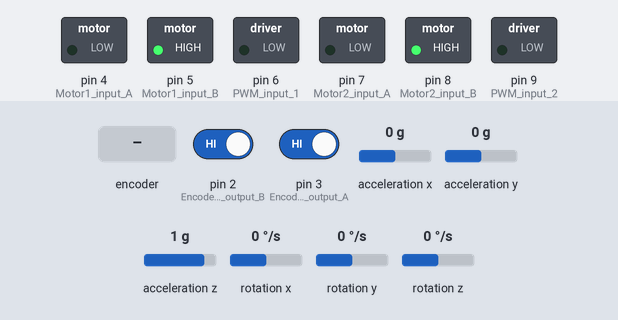
Recording of a sketch running on a simulated Arduino Uno, built with avr-gcc and run on an emulated ATmega328P. Parts: switched loads named in the sketch (green lamp = pin HIGH). The test bench sets the inputs (shaded band); at power-on: acceleration x 0 g, acceleration y 0 g, acceleration z 1 g, pin 2 (Encoder1_output_B) HIGH, pin 3 (Encoder1_output_A) HIGH, rotation x 0 °/s, rotation y 0 °/s, rotation z 0 °/s.

Above: at 8.2 s.
8.3 s: rotary encoder on pin 3 (Encoder1_output_A) / pin 2 (Encoder1_output_B) turned 1 step (first pin leading)
At 9.4 s:
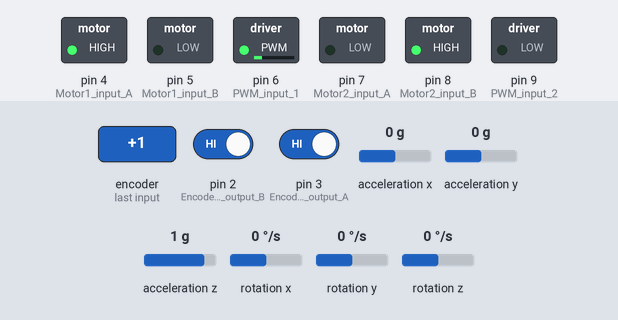
11.5 s: acceleration x set to 0.1 g
At 11.8 s:
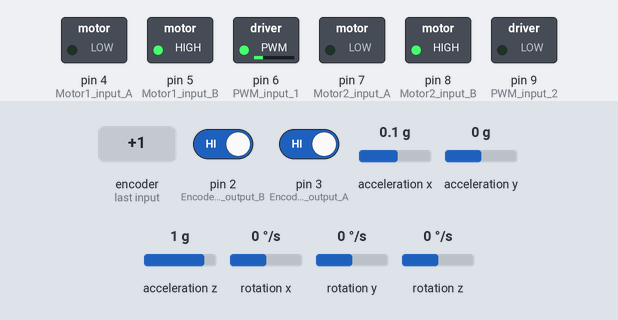
13.0 s: acceleration y set to -1.4 g
At 14.1 s:
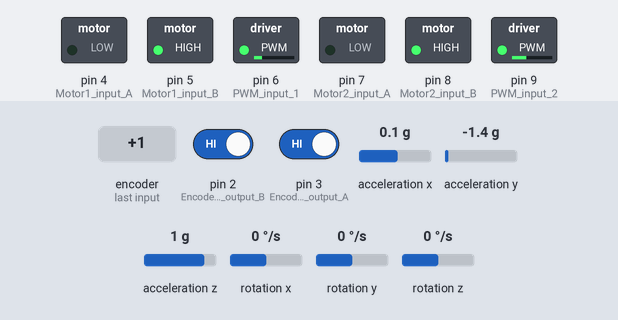
14.5 s: acceleration z set to -1.1 g
At 15.3 s:
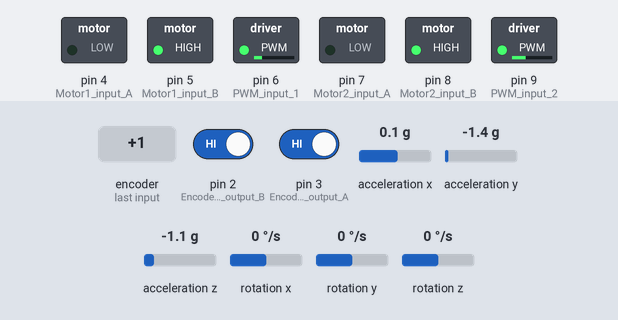
16.0 s: acceleration z set to -1.4 g
At 16.11 s:
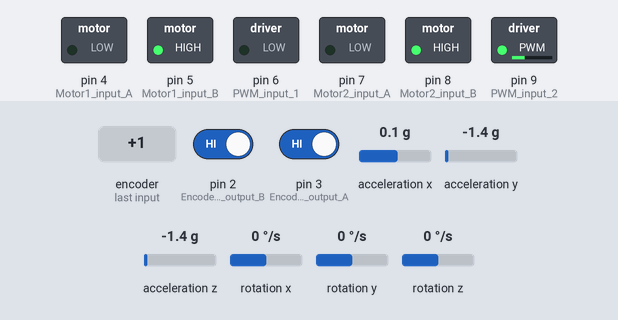
19.0 s: acceleration x set to -0.8 g
At 19.8 s:
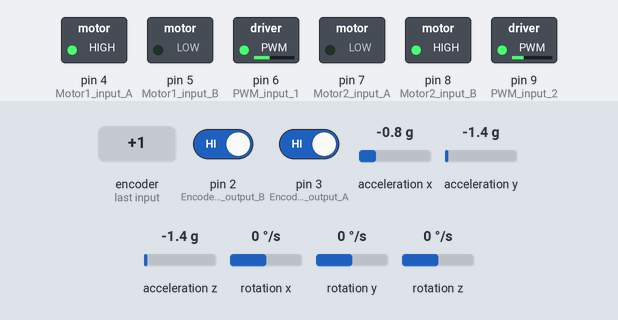
Timing chart, 0 to 21.5 s (numbered marks = the images above; inputs shaded):
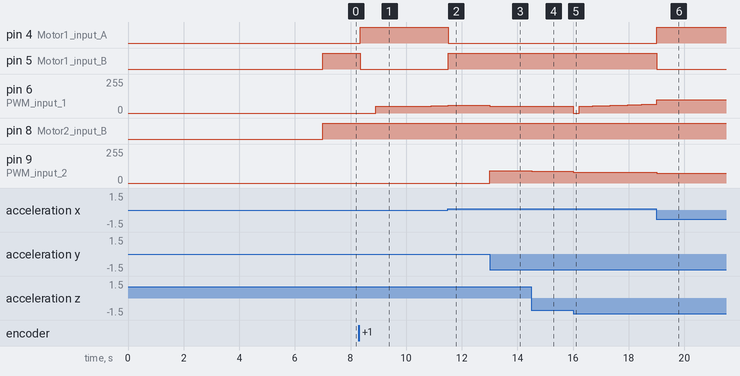

The sketch:

gimbalspoon_2axis.ino
```cpp
// Using MPU9250 library to get angle data from the IMU
#include "MPU9250.h"

// Creating instance of the class MPU9250
MPU9250 mpu;

// Defining constants for motor 1 (Pitch)
#define Encoder1_output_A 3 // pin3 of the Arduino
#define Encoder1_output_B 2 // pin2 of the Arduino
#define Motor1_input_A 4 // pin4 of the Arduino
#define Motor1_input_B 5 // pin5 of the Arduino
#define PWM_input_1 6 // pin6 of the Arduino

// Defining constant for motor 2 (ROLL)
#define Motor2_input_A 7 // pin7 of the Arduino
#define Motor2_input_B 8 // pin8 of the Arduino
#define PWM_input_2 9 // pin9 of the Arduino

// Calibration of pitch motor variables


// IMU variables
float roll, pitch, yaw, pitch_angle, roll_angle;

// Pitch PID parameters
float kp_pitch = 1.90, ki_pitch = 2.00, kd_pitch = 0.01, ki_pitch_error = 0, kd_pitch_error = 0, pitch_error = 0, pitch_prev_error = 0, pitch_out = 0, pitch_output = 0;

// Pitch target parameters
int pitch_target = 0, pitch_count_pulses;

// Roll PID parameters
float kp_roll = 1.35, ki_roll = 0.4, kd_roll = 0.01, ki_roll_error = 0, kd_roll_error = 0, roll_error = 0, roll_prev_error = 0, roll_out = 0, roll_output = 0;

// Roll target parameters
int roll_target = 0, roll_count_pulses;

// Motor static friction speed
int pitch_motor_static = 50, roll_motor_static = 28;

// Delta time calculation parameters
float time = 0, prev_time = 0, delta = 0, angle = 0;


/* Setup function */
void setup() {

  // Setting up serial connection
  Serial.begin(9600);

  // Setting up wire for IMU
  Wire.begin();
  delay(2000);

  // Checking if the connection is proper
  if (!mpu.setup(0x68)) {  // change to your own address
    while(1){
      Serial.println("MPU connection failed. Please check your connection with `connection_check` example.");
      delay(5000);
    }
  }

  // Defining pinMode of motor 1
  pinMode(Encoder1_output_A,INPUT);
  pinMode(Encoder1_output_B,INPUT);
  pinMode(Motor1_input_B, OUTPUT);
  pinMode(Motor1_input_A, OUTPUT);
  pinMode(PWM_input_1, OUTPUT);

  // Defining pinMode of motor 2
  pinMode(Motor2_input_B, OUTPUT);
  pinMode(Motor2_input_A, OUTPUT);
  pinMode(PWM_input_2, OUTPUT);

//   Calibration of pitch motor to position at 0 level
//  pitch_motor_calibrate();

  // Attching Interrupt for motor 1 encoder
  attachInterrupt(digitalPinToInterrupt(Encoder1_output_A),DC_Motor_Encoder,RISING);
  delay(5000);
}


/* Loop function */
void loop() {

  // Checking if there is any changes in IMU and updated it by calling update_roll_pitch_yaw function
  if (mpu.update()) {
    update_roll_pitch();
  }

  // Calculating Delta time
  time = micros();
  delta = (time - prev_time)/1.0e6;
  prev_time = time;


  // Calling PID controller of roll and pitch
    if (pitch > -70 && pitch < 30)
    { pidpitch();
      pidroll();
    }
    else{
      digitalWrite(PWM_input_1, LOW);
      digitalWrite(PWM_input_2, LOW);
      }
}


/* Function to count encoder pulses */
void DC_Motor_Encoder(){
  int b = digitalRead(Encoder1_output_B);
  if(b > 0){
    pitch_count_pulses++;
  }
  else{
    pitch_count_pulses--;
  }
}


///* Function to calibrate pitch motor */
//void pitch_motor_calibrate(){
//    analogWrite(PWM_input_1, pitch_motor_static);
//    digitalWrite(Motor1_input_A, HIGH);
//    digitalWrite(Motor1_input_B, LOW);
//    delay()
//}


/* Function to update roll and pitch */
void update_roll_pitch() {
  roll = mpu.getRoll();
  pitch = mpu.getPitch();
}


/* Defining PID controller function for pitch */
void pidpitch() {

  // Conversion from angle to count
  pitch_target = (700.00/360.00) * (pitch);
//  Serial.println(pitch);

  //  Error calculation
  pitch_error = pitch_target - pitch_count_pulses;

  // Derivative error
  kd_pitch_error = (pitch_error - pitch_prev_error)/ delta;

  // Integral error
  if (pitch < 3 && pitch > -3) {
  ki_pitch_error += pitch_error*delta;
  }
  // Total error
  pitch_out = (pitch_error*kp_pitch) + (kd_pitch_error*kd_pitch) + (ki_pitch_error*ki_pitch);

  // Updating previous error
  pitch_prev_error = pitch_error;

  // Limiting the output to 255
  if (pitch_out >= 255){
    pitch_output = 255;
  }
  else if (pitch_out <= -255) {
    pitch_output = 255;
  }
  else if (pitch_out >= 0){
    pitch_output = pitch_out;
  }
  else {
    pitch_output = -pitch_out;
  }

  // Mapping the speed to static friction speed of motor
  if( pitch_output < 3) {
    pitch_output = 0;
  }
  else {
    pitch_output = map(pitch_output, 3.00, 255.00, pitch_motor_static, 255);
  }

  // checking the sign of out and assigning the direction to rotate
  if(pitch_out <= 0){
    digitalWrite(Motor1_input_B, HIGH);
    digitalWrite(Motor1_input_A, LOW);
    analogWrite(PWM_input_1, pitch_output);
  }
  else {
    digitalWrite(Motor1_input_A, HIGH);
    digitalWrite(Motor1_input_B, LOW);
    analogWrite(PWM_input_1, pitch_output);
    }
//   Serial.println(pitch_count_pulses/700.00*360.00);
  }

/* Defining PID controller function for roll */
void pidroll() {

//  // Conversion from angle to count
//  roll_target = (700.00/360.00) * angle;

  //  Error calculation
  roll_error = roll;

  // Derivative error
  kd_roll_error = (roll_error - roll_prev_error)/ delta;

  // Integral error
  if (roll > 3 && roll < -3){
  ki_roll_error += roll_error*delta;
  }
  // Total error
  roll_out = (roll_error*kp_roll) + (kd_roll_error*kd_roll) + (ki_roll_error*ki_roll);

  // Updating previous error
  roll_prev_error = roll_error;

  // Limiting the output to 255
  if (roll_out >= 255){
    roll_output = 255;
  }
  else if (roll_out <= -255) {
    roll_output = 255;
  }
  else if (roll_out >= 0){
    roll_output = roll_out;
  }
  else {
    roll_output = -roll_out;
  }

  // Mapping the speed to static friction speed of motor
  if( roll_output < 3) {
    roll_output = 0;
  }
  else {
    roll_output = map(roll_output, 3.00, 255.00, roll_motor_static, 255);
  }

  // checking the sign of out and assigning the direction to rotate
  if(roll_out <= 0){
    digitalWrite(Motor2_input_B, HIGH);
    digitalWrite(Motor2_input_A, LOW);
    analogWrite(PWM_input_2, roll_output);
  }
  else {
    digitalWrite(Motor2_input_A, HIGH);
    digitalWrite(Motor2_input_B, LOW);
    analogWrite(PWM_input_2, roll_output);
    }
  }
```

Measured:
- the behaviour switches between 0 and 0.1 g on acceleration x (found by bisection; images 1 and 2)
- the behaviour switches between -1.2 and -1.3 g on acceleration z (found by bisection; images 4 and 5)
- after the input at 8.3 s, pin 4 (Motor1_input_A): LOW → HIGH after 0.06 s; pin 5 (Motor1_input_B): HIGH → LOW after 0.06 s; pin 6 (PWM_input_1): moves from 0/255 to 54/255 over 2.5 s, starting after 0.60 s
- after the input at 11.5 s, pin 4 (Motor1_input_A): HIGH → LOW at once; pin 5 (Motor1_input_B): LOW → HIGH at once
- after the input at 13.0 s, pin 6 (PWM_input_1): 57/255 → 50/255 at once; pin 9 (PWM_input_2): 0/255 → 91/255 at once
- after the input at 14.5 s, pin 9 (PWM_input_2): 91/255 → 87/255 at once
- after the input at 16.0 s, pin 6 (PWM_input_1): 50/255 → 0/255 at once, → 50/255 0.21 s later, → 51/255 0.25 s later, → 52/255 0.12 s later, … (19 changes in this stretch); pin 9 (PWM_input_2): 87/255 → 79/255 at once
- after the input at 19.0 s, pin 4 (Motor1_input_A): LOW → HIGH at once; pin 5 (Motor1_input_B): HIGH → LOW at once; pin 9 (PWM_input_2): 79/255 → 74/255 at once
